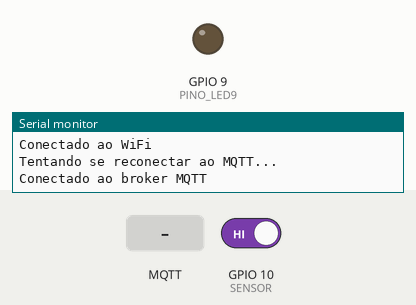
Recording of a sketch running on a simulated ESP32-S3. Shown: output pins drawn as LEDs (lit = HIGH), the last lines printed to the serial monitor. Inputs (shaded band) come from the test bench; at power-on: GPIO 10 (SENSOR) HIGH. WiFi joins after 1.5 s; servers stay silent unless stated; no MQTT or app messages arrive unless stated.

Above: at 3.2 s.
3.3 s: MQTT message "LIGAR_LED" arrives on the first subscribed topic
At 4.8 s:
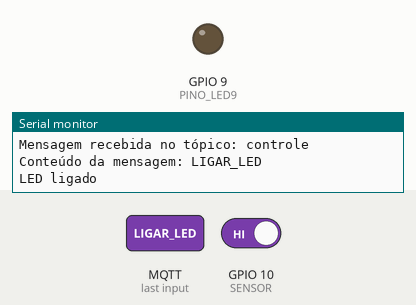
6.3 s: GPIO 10 (SENSOR) driven LOW
At 6.7 s:
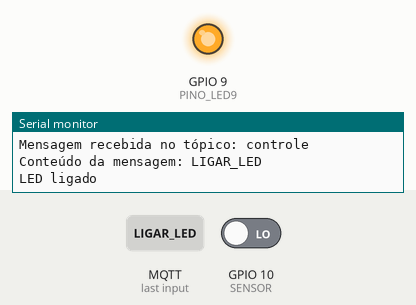
7.8 s: MQTT message "DESLIGAR_LED" arrives on the first subscribed topic
At 9.0 s:
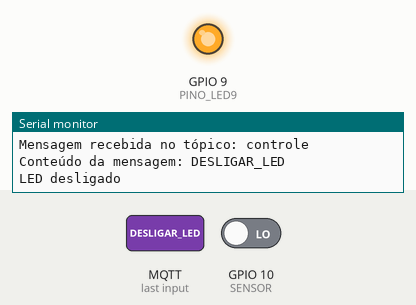
9.3 s: GPIO 10 (SENSOR) driven HIGH
At 10.4 s:
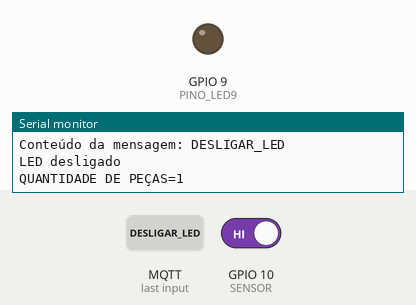
Timing chart, 0 to 11.9 s (numbered marks = the images above; inputs shaded):
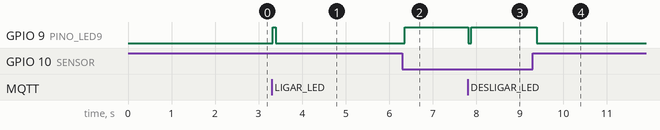

The sketch:

IrisCareSolutionsMQTT.ino
```cpp
#include <PubSubClient.h>
#include <WiFi.h>

const char* ssid = "Vilma";
const char* password = "mamis6350";
const char* mqttServer = "SEU_BROKER_MQTT";
const int mqttPort = 1883;
const char* mqttUser = "SEU_USUARIO_MQTT";
const char* mqttPassword = "SUA_SENHA_MQTT";

#define PINO_LED9 9
#define SENSOR 10
#define DELAY 50
#define QUANT_MAX 6
#define TEMPO_PISCA 200

bool VALOR_SENSOR = LOW;
int CONTADOR = 0;
bool SETA_SENSOR = LOW;

WiFiClient espClient;
PubSubClient client(espClient);

void setup() {
  pinMode(PINO_LED9, OUTPUT);
  pinMode(SENSOR, INPUT);
  Serial.begin(9600);

  WiFi.begin(ssid, password);
  while (WiFi.status() != WL_CONNECTED) {
    delay(1000);
    Serial.println("Conectando ao WiFi...");
  }
  Serial.println("Conectado ao WiFi");

  client.setServer(mqttServer, mqttPort);
  client.setCallback(callback);
}

void loop() {
  if (!client.connected()) {
    reconnect();
  }
  client.loop();

  VALOR_SENSOR = digitalRead(SENSOR);
  delay(DELAY);
  digitalWrite(PINO_LED9, !VALOR_SENSOR);

  if (VALOR_SENSOR == LOW) {
    SETA_SENSOR = HIGH;
  }
  if (VALOR_SENSOR == HIGH && SETA_SENSOR == HIGH) {
    CONTADOR = CONTADOR + 1;
    SETA_SENSOR = LOW;
    Serial.print("QUANTIDADE DE PEÇAS=");
    Serial.println(CONTADOR);

    // Publicar o valor do contador no tópico "contador"
    client.publish("contador", String(CONTADOR).c_str());
  }

  if (CONTADOR >= QUANT_MAX) {
    client.publish("status", "Quantidade máxima atingida");
    digitalWrite(PINO_LED9, HIGH);
    delay(TEMPO_PISCA);
    digitalWrite(PINO_LED9, LOW);
    delay(TEMPO_PISCA);
  }
}

void callback(char* topic, byte* payload, unsigned int length) {
  Serial.print("Mensagem recebida no tópico: ");
  Serial.println(topic);

  String message = "";
  for (int i = 0; i < length; i++) {
    message += (char)payload[i];
  }
  Serial.print("Conteúdo da mensagem: ");
  Serial.println(message);

  // Lógica de controle remoto
  if (strcmp(topic, "controle") == 0) {
    if (message == "LIGAR_LED") {
      digitalWrite(PINO_LED9, HIGH);
      Serial.println("LED ligado");
    } else if (message == "DESLIGAR_LED") {
      digitalWrite(PINO_LED9, LOW);
      Serial.println("LED desligado");
    } else if (message == "ZERAR_CONTADOR") {
      CONTADOR = 0;
      Serial.println("Contador zerado");
    }
  }
}

void reconnect() {
  while (!client.connected()) {
    Serial.println("Tentando se reconectar ao MQTT...");

    if (client.connect("ArduinoClient", mqttUser, mqttPassword)) {
      Serial.println("Conectado ao broker MQTT");
      // Assinar os tópicos relevantes aqui
      client.subscribe("controle");
    } else {
      Serial.print("Falha na conexão ao broker, rc=");
      Serial.print(client.state());
      Serial.println(" Tentando novamente em 5 segundos");
      delay(5000);
    }
  }
}
```

Measured:
- after the input at 3.3 s, GPIO 9 (PINO_LED9): LOW → HIGH at once, → LOW 0.06 s later
- after the input at 6.3 s, GPIO 9 (PINO_LED9): LOW → HIGH after 0.05 s
- after the input at 7.8 s, GPIO 9 (PINO_LED9): HIGH → LOW at once, → HIGH 0.07 s later
- after the input at 9.3 s, GPIO 9 (PINO_LED9): HIGH → LOW after 0.09 s
